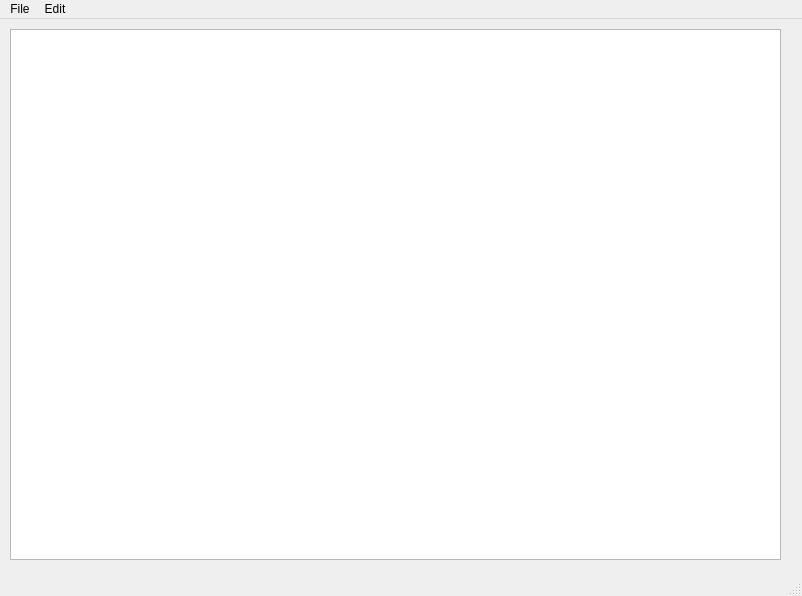
<?xml version="1.0" encoding="UTF-8"?>
<ui version="4.0">
 <class>MainWindow</class>
 <widget class="QMainWindow" name="MainWindow">
  <property name="geometry">
   <rect>
    <x>0</x>
    <y>0</y>
    <width>802</width>
    <height>596</height>
   </rect>
  </property>
  <property name="windowTitle">
   <string>MainWindow</string>
  </property>
  <widget class="QWidget" name="centralwidget">
   <widget class="QWidget" name="verticalLayoutWidget">
    <property name="geometry">
     <rect>
      <x>10</x>
      <y>10</y>
      <width>771</width>
      <height>531</height>
     </rect>
    </property>
    <layout class="QVBoxLayout" name="verticalLayout">
     <item>
      <widget class="QTextEdit" name="textEdit"/>
     </item>
    </layout>
   </widget>
  </widget>
  <widget class="QMenuBar" name="menubar">
   <property name="geometry">
    <rect>
     <x>0</x>
     <y>0</y>
     <width>802</width>
     <height>21</height>
    </rect>
   </property>
   <widget class="QMenu" name="menuFile">
    <property name="title">
     <string>File</string>
    </property>
    <addaction name="actionNew"/>
    <addaction name="actionOpen"/>
    <addaction name="actionSave_As"/>
    <addaction name="actionPrint"/>
    <addaction name="actionExit"/>
   </widget>
   <widget class="QMenu" name="menuEdit">
    <property name="title">
     <string>Edit</string>
    </property>
    <addaction name="actionCopy"/>
    <addaction name="actionPaste"/>
    <addaction name="actionCut"/>
    <addaction name="actionUndo"/>
    <addaction name="actionRedo"/>
   </widget>
   <addaction name="menuFile"/>
   <addaction name="menuEdit"/>
  </widget>
  <widget class="QStatusBar" name="statusbar"/>
  <action name="actionNew">
   <property name="icon">
    <iconset resource="Resources.qrc">
     <normaloff>:/imgs/C:/Users/Cavan Home/Pictures/Icons/New.bmp</normaloff>:/imgs/C:/Users/Cavan Home/Pictures/Icons/New.bmp</iconset>
   </property>
   <property name="text">
    <string>New</string>
   </property>
  </action>
  <action name="actionOpen">
   <property name="icon">
    <iconset>
     <normalon>:/imgs/C:/Users/Cavan Home/Pictures/Icons/Open.bmp</normalon>
    </iconset>
   </property>
   <property name="text">
    <string>Open</string>
   </property>
  </action>
  <action name="actionSave_As">
   <property name="icon">
    <iconset resource="Resources.qrc">
     <normaloff>:/imgs/C:/Users/Cavan Home/Pictures/Icons/Save.bmp</normaloff>:/imgs/C:/Users/Cavan Home/Pictures/Icons/Save.bmp</iconset>
   </property>
   <property name="text">
    <string>Save As</string>
   </property>
  </action>
  <action name="actionPrint">
   <property name="text">
    <string>Print</string>
   </property>
  </action>
  <action name="actionExit">
   <property name="text">
    <string>Exit</string>
   </property>
  </action>
  <action name="actionCopy">
   <property name="text">
    <string>Copy</string>
   </property>
  </action>
  <action name="actionPaste">
   <property name="text">
    <string>Paste</string>
   </property>
  </action>
  <action name="actionCut">
   <property name="text">
    <string>Cut</string>
   </property>
  </action>
  <action name="actionUndo">
   <property name="text">
    <string>Undo</string>
   </property>
  </action>
  <action name="actionRedo">
   <property name="text">
    <string>Redo</string>
   </property>
  </action>
 </widget>
 <resources>
  <include location="Resources.qrc"/>
 </resources>
 <connections/>
</ui>
